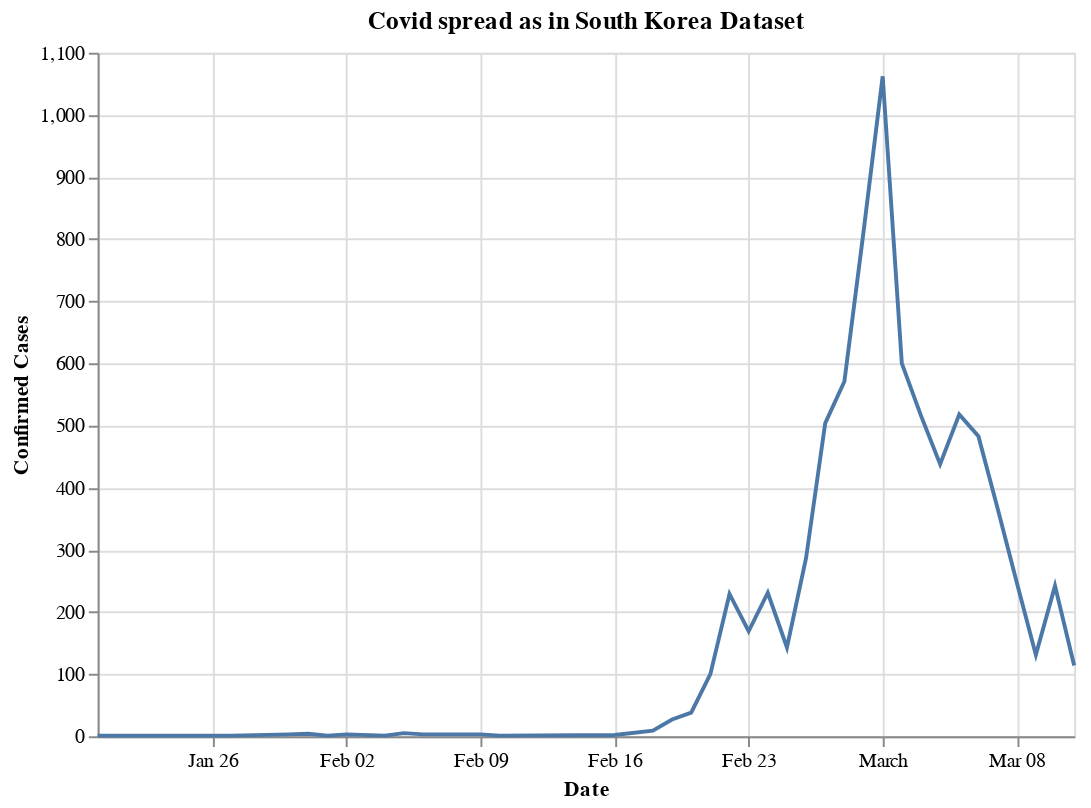

Notebook source saved alongside this figure:
### Code cell
alt.Chart(patient_info_timeseries).mark_line().encode(
    x = alt.X('date:T',axis = alt.Axis(title = 'Date')),
    y = alt.Y('incidents:Q',axis = alt.Axis(title = 'Confirmed Cases'))
).properties(
    width = 500,
    height = 350,
    title = 'Covid spread as in South Korea Dataset'
)

### Figure 1 — Vega-Lite specification as saved in the notebook (floating-point values rounded to 4 significant figures)
{"config": {"view": {"continuousWidth": 400, "continuousHeight": 300}}, "data": {"name": "data-a8f47f653a3967e9f858276a7a5b3930"}, "mark": "line", "encoding": {"x": {"axis": {"title": "Date"}, "field": "date", "type": "temporal"}, "y": {"axis": {"title": "Confirmed Cases"}, "field": "incidents", "type": "quantitative"}}, "height": 350, "title": "Covid spread as in South Korea Dataset", "width": 500, "$schema": "https://vega.github.io/schema/vega-lite/v4.17.0.json", "datasets": {"data-a8f47f653a3967e9f858276a7a5b3930": [{"date": "2020-01-20T00:00:00", "incidents": 1}, {"date": "2020-01-24T00:00:00", "incidents": 1}, {"date": "2020-01-26T00:00:00", "incidents": 1}, {"date": "2020-01-27T00:00:00", "incidents": 1}, {"date": "2020-01-30T00:00:00", "incidents": 3}, {"date": "2020-01-31T00:00:00", "incidents": 4}, {"date": "2020-02-01T00:00:00", "incidents": 1}, {"date": "2020-02-02T00:00:00", "incidents": 3}, {"date": "2020-02-04T00:00:00", "incidents": 1}, {"date": "2020-02-05T00:00:00", "incidents": 5}, {"date": "2020-02-06T00:00:00", "incidents": 3}, {"date": "2020-02-09T00:00:00", "incidents": 3}, {"date": "2020-02-10T00:00:00", "incidents": 1}, {"date": "2020-02-16T00:00:00", "incidents": 2}, {"date": "2020-02-18T00:00:00", "incidents": 9}, {"date": "2020-02-19T00:00:00", "incidents": 27}, {"date": "2020-02-20T00:00:00", "incidents": 38}, {"date": "2020-02-21T00:00:00", "incidents": 100}, {"date": "2020-02-22T00:00:00", "incidents": 229}, {"date": "2020-02-23T00:00:00", "incidents": 169}, {"date": "2020-02-24T00:00:00", "incidents": 231}, {"date": "2020-02-25T00:00:00", "incidents": 143}, {"date": "2020-02-26T00:00:00", "incidents": 287}, {"date": "2020-02-27T00:00:00", "incidents": 504}, {"date": "2020-02-28T00:00:00", "incidents": 571}, {"date": "2020-02-29T00:00:00", "incidents": 812}, {"date": "2020-03-01T00:00:00", "incidents": 1062}, {"date": "2020-03-02T00:00:00", "incidents": 600}, {"date": "2020-03-03T00:00:00", "incidents": 516}, {"date": "2020-03-04T00:00:00", "incidents": 438}, {"date": "2020-03-05T00:00:00", "incidents": 518}, {"date": "2020-03-06T00:00:00", "incidents": 483}, {"date": "2020-03-07T00:00:00", "incidents": 367}, {"date": "2020-03-08T00:00:00", "incidents": 248}, {"date": "2020-03-09T00:00:00", "incidents": 131}, {"date": "2020-03-10T00:00:00", "incidents": 242}, {"date": "2020-03-11T00:00:00", "incidents": 114}]}}
